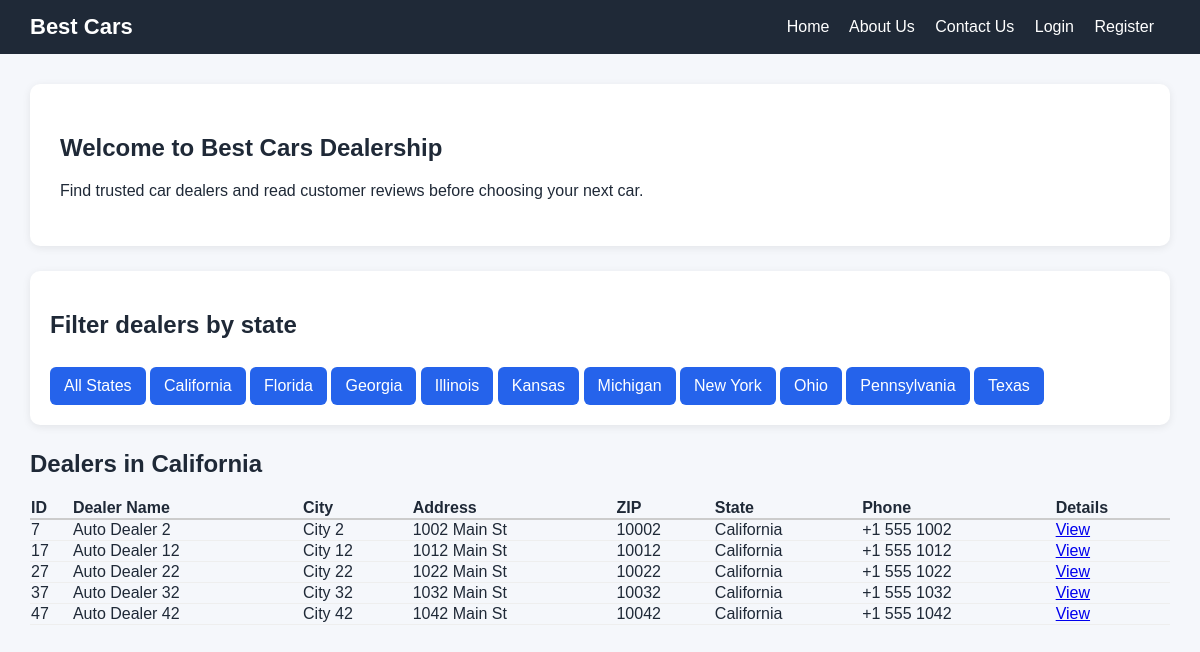
The app's page /dealers/state/California/ with its own data.
### djangoapp/models.py (models this page shows, shortened)
class Dealer(models.Model):
    name = models.CharField(max_length=100)
    city = models.CharField(max_length=80)
    state = models.CharField(max_length=80)
    address = models.CharField(max_length=200)
    zip_code = models.CharField(max_length=20)
    phone = models.CharField(max_length=30)

### djangoapp/views.py (the view)
# urls.py: path('dealers/state/<str:state>/', views.dealers_by_state_page, name='dealers_by_state_page'),
def dealers_by_state_page(request, state):
    dealers = Dealer.objects.filter(state__iexact=state).order_by('id')
    states = Dealer.objects.values_list('state', flat=True).distinct().order_by('state')
    context = {
        'dealers': dealers,
        'states': states,
        'selected_state': state,
    }
    return render(request, 'djangoapp/home.html', context)

### templates/djangoapp/home.html (shortened to what this page needs)
{% extends 'djangoapp/base.html' %}
{% block content %}
<section class="hero">
    <h1>Welcome to Best Cars Dealership</h1>
    <p>Find trusted car dealers and read customer reviews before choosing your next car.</p>
</section>
<section class="filter-box">
    <h2>Filter dealers by state</h2>
    <a class="button" href="/">All States</a>
    {% for state in states %}
        <a class="button" href="/dealers/state/{{ state }}/">{{ state }}</a>
    {% endfor %}
</section>
<section>
    {% if selected_state %}
        <h2>Dealers in {{ selected_state }}</h2>
    {% else %}
        <h2>All Dealers</h2>
    {% endif %}
    <table class="table" style="width: 100%; text-align: left; border-collapse: collapse; margin-top: 20px;">
        <thead>
            <tr style="border-bottom: 2px solid #ccc;">
                <th>ID</th>
                <th>Dealer Name</th>
                <th>City</th>
                <th>Address</th>
                <th>ZIP</th>
                <th>State</th>
                <th>Phone</th>
                <th>Details</th>
            </tr>
        </thead>
        <tbody>
            {% for dealer in dealers %}
                <tr style="border-bottom: 1px solid #eee;">
                    <td>{{ dealer.id }}</td>
                    <td>{{ dealer.name }}</td>
                    <td>{{ dealer.city }}</td>
                    <td>{{ dealer.address }}</td>
                    <td>{{ dealer.zip_code }}</td>
                    <td>{{ dealer.state }}</td>
                    <td>{{ dealer.phone }}</td>
                    <td><a href="/dealer/{{ dealer.id }}/">View</a></td>
                </tr>
            {% empty %}
                <tr>
                    <td colspan="9">No dealers found.</td>
                </tr>
            {% endfor %}
        </tbody>
    </table>
</section>
{% endblock %}

### frontend/static/style.css (style rules this page uses)
body { margin: 0; font-family: Arial, sans-serif; background: #f5f7fb; color: #1f2937; }
.hero { background: white; padding: 30px; border-radius: 10px; margin-bottom: 25px; box-shadow: 0 2px 8px rgba(0,0,0,0.08); }
.filter-box { background: white; padding: 20px; border-radius: 10px; margin-bottom: 25px; box-shadow: 0 2px 8px rgba(0,0,0,0.08); }
.button, button { display: inline-block; background: #2563eb; color: white; border: none; text-decoration: none; padding: 10px 14px; border-radius: 6px; margin-top: 8px; cursor: pointer; }

### records on screen
Dealer: id "7", name "Auto Dealer 2", city "City 2", address "1002 Main St", zip_code "10002", state "California", phone "+1 555 1002"
Dealer: id "17", name "Auto Dealer 12", city "City 12", address "1012 Main St", zip_code "10012", state "California", phone "+1 555 1012"
Dealer: id "27", name "Auto Dealer 22", city "City 22", address "1022 Main St", zip_code "10022", state "California", phone "+1 555 1022"
Dealer: id "37", name "Auto Dealer 32", city "City 32", address "1032 Main St", zip_code "10032", state "California", phone "+1 555 1032"
Dealer: id "47", name "Auto Dealer 42", city "City 42", address "1042 Main St", zip_code "10042", state "California", phone "+1 555 1042"

### other values on screen
{{ state }} "California" "Florida" "Georgia" "Illinois" "Kansas" "Michigan" "New York" "Ohio" "Pennsylvania" "Texas"
{{ selected_state }} "California"
